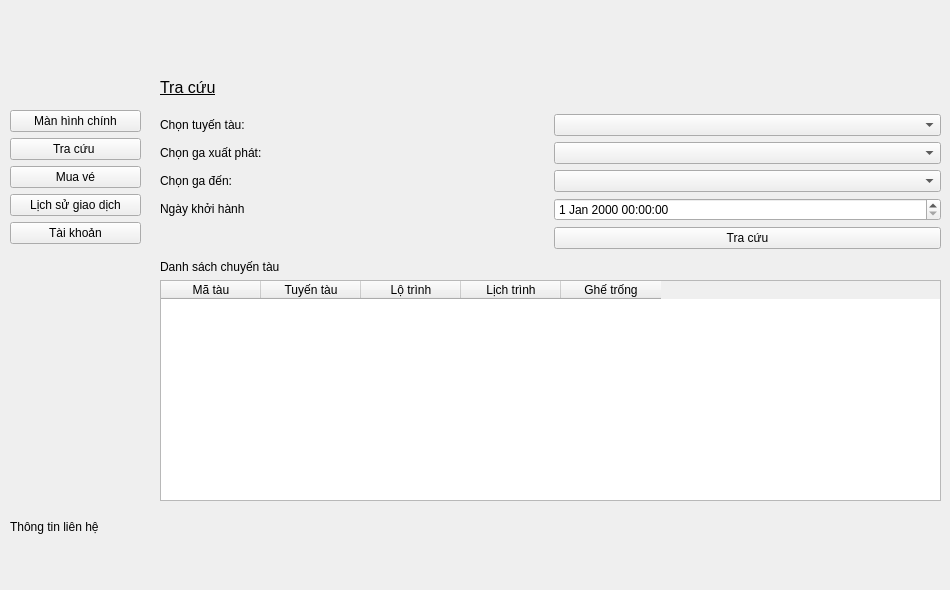
    <widget class="QWidget" name="page_tracuu">
     <widget class="QWidget" name="verticalLayoutWidget_8">
      <property name="geometry">
       <rect>
        <x>10</x>
        <y>520</y>
        <width>931</width>
        <height>61</height>
       </rect>
      </property>
      <layout class="QVBoxLayout" name="verticalLayout_8">
       <item>
        <widget class="QLabel" name="label_21">
         <property name="text">
          <string>Thông tin liên hệ</string>
         </property>
        </widget>
       </item>
       <item>
        <widget class="QLabel" name="label_tc_ttlh">
         <property name="text">
          <string/>
         </property>
        </widget>
       </item>
       <item>
        <spacer name="verticalSpacer_5">
         <property name="orientation">
          <enum>Qt::Vertical</enum>
         </property>
         <property name="sizeHint" stdset="0">
          <size>
           <width>20</width>
           <height>40</height>
          </size>
         </property>
        </spacer>
       </item>
      </layout>
     </widget>
     <widget class="QWidget" name="gridLayoutWidget_4">
      <property name="geometry">
       <rect>
        <x>160</x>
        <y>260</y>
        <width>781</width>
        <height>241</height>
       </rect>
      </property>
      <layout class="QGridLayout" name="gridLayout_4">
       <item row="2" column="0">
        <widget class="QLabel" name="label_26">
         <property name="text">
          <string>Danh sách chuyến tàu</string>
         </property>
        </widget>
       </item>
       <item row="3" column="0">
        <widget class="QTableWidget" name="tableWidget_tc">
         <column>
          <property name="text">
           <string>Mã tàu</string>
          </property>
         </column>
         <column>
          <property name="text">
           <string>Tuyến tàu</string>
          </property>
         </column>
         <column>
          <property name="text">
           <string>Lộ trình</string>
          </property>
         </column>
         <column>
          <property name="text">
           <string>Lịch trình</string>
          </property>
         </column>
         <column>
          <property name="text">
           <string>Ghế trống</string>
          </property>
         </column>
        </widget>
       </item>
      </layout>
     </widget>
     <widget class="QWidget" name="gridLayoutWidget_3">
      <property name="geometry">
       <rect>
        <x>160</x>
        <y>68</y>
        <width>781</width>
        <height>181</height>
       </rect>
      </property>
      <layout class="QGridLayout" name="gridLayout_3">
       <item row="1" column="0">
        <widget class="QLabel" name="label_25">
         <property name="text">
          <string>&lt;html&gt;&lt;head/&gt;&lt;body&gt;&lt;p&gt;&lt;span style=&quot; font-size:12pt; text-decoration: underline;&quot;&gt;Tra cứu&lt;/span&gt;&lt;/p&gt;&lt;/body&gt;&lt;/html&gt;</string>
         </property>
        </widget>
       </item>
       <item row="6" column="0">
        <widget class="QLabel" name="label_16">
         <property name="text">
          <string>&lt;html&gt;&lt;head/&gt;&lt;body&gt;&lt;p&gt;Ngày khởi hành&lt;/p&gt;&lt;/body&gt;&lt;/html&gt;</string>
         </property>
        </widget>
       </item>
       <item row="5" column="1">
        <widget class="QComboBox" name="comboBox_tc_den"/>
       </item>
       <item row="2" column="1">
        <widget class="QComboBox" name="comboBox"/>
       </item>
       <item row="2" column="0">
        <widget class="QLabel" name="label_17">
         <property name="text">
          <string>Chọn tuyến tàu:</string>
         </property>
        </widget>
       </item>
       <item row="5" column="0">
        <widget class="QLabel" name="label_24">
         <property name="text">
          <string>Chọn ga đến: </string>
         </property>
        </widget>
       </item>
       <item row="3" column="0">
        <widget class="QLabel" name="label_23">
         <property name="text">
          <string>Chọn ga xuất phát:</string>
         </property>
        </widget>
       </item>
       <item row="3" column="1">
        <widget class="QComboBox" name="comboBox_tc_di"/>
       </item>
       <item row="7" column="1">
        <widget class="QPushButton" name="pushButton_tc_tc_2">
         <property name="text">
          <string>Tra cứu</string>
         </property>
        </widget>
       </item>
       <item row="6" column="1">
        <widget class="QDateTimeEdit" name="dateTimeEdit"/>
       </item>
      </layout>
     </widget>
     <widget class="QWidget" name="verticalLayoutWidget_10">
      <property name="geometry">
       <rect>
        <x>10</x>
        <y>110</y>
        <width>131</width>
        <height>391</height>
       </rect>
      </property>
      <layout class="QVBoxLayout" name="verticalLayout_10">
       <item>
        <widget class="QPushButton" name="pushButton_tc_mhc">
         <property name="text">
          <string>Màn hình chính</string>
         </property>
        </widget>
       </item>
       <item>
        <widget class="QPushButton" name="pushButton_tc_tc">
         <property name="text">
          <string>Tra cứu </string>
         </property>
        </widget>
       </item>
       <item>
        <widget class="QPushButton" name="pushButton_tc_mv">
         <property name="text">
          <string>Mua vé</string>
         </property>
        </widget>
       </item>
       <item>
        <widget class="QPushButton" name="pushButton_tc_lsgd">
         <property name="text">
          <string>Lịch sử giao dịch</string>
         </property>
        </widget>
       </item>
       <item>
        <widget class="QPushButton" name="pushButton_tc_tk">
         <property name="text">
          <string>Tài khoản</string>
         </property>
        </widget>
       </item>
       <item>
        <spacer name="verticalSpacer_9">
         <property name="orientation">
          <enum>Qt::Vertical</enum>
         </property>
         <property name="sizeHint" stdset="0">
          <size>
           <width>20</width>
           <height>40</height>
          </size>
         </property>
        </spacer>
       </item>
      </layout>
     </widget>
    </widget>
